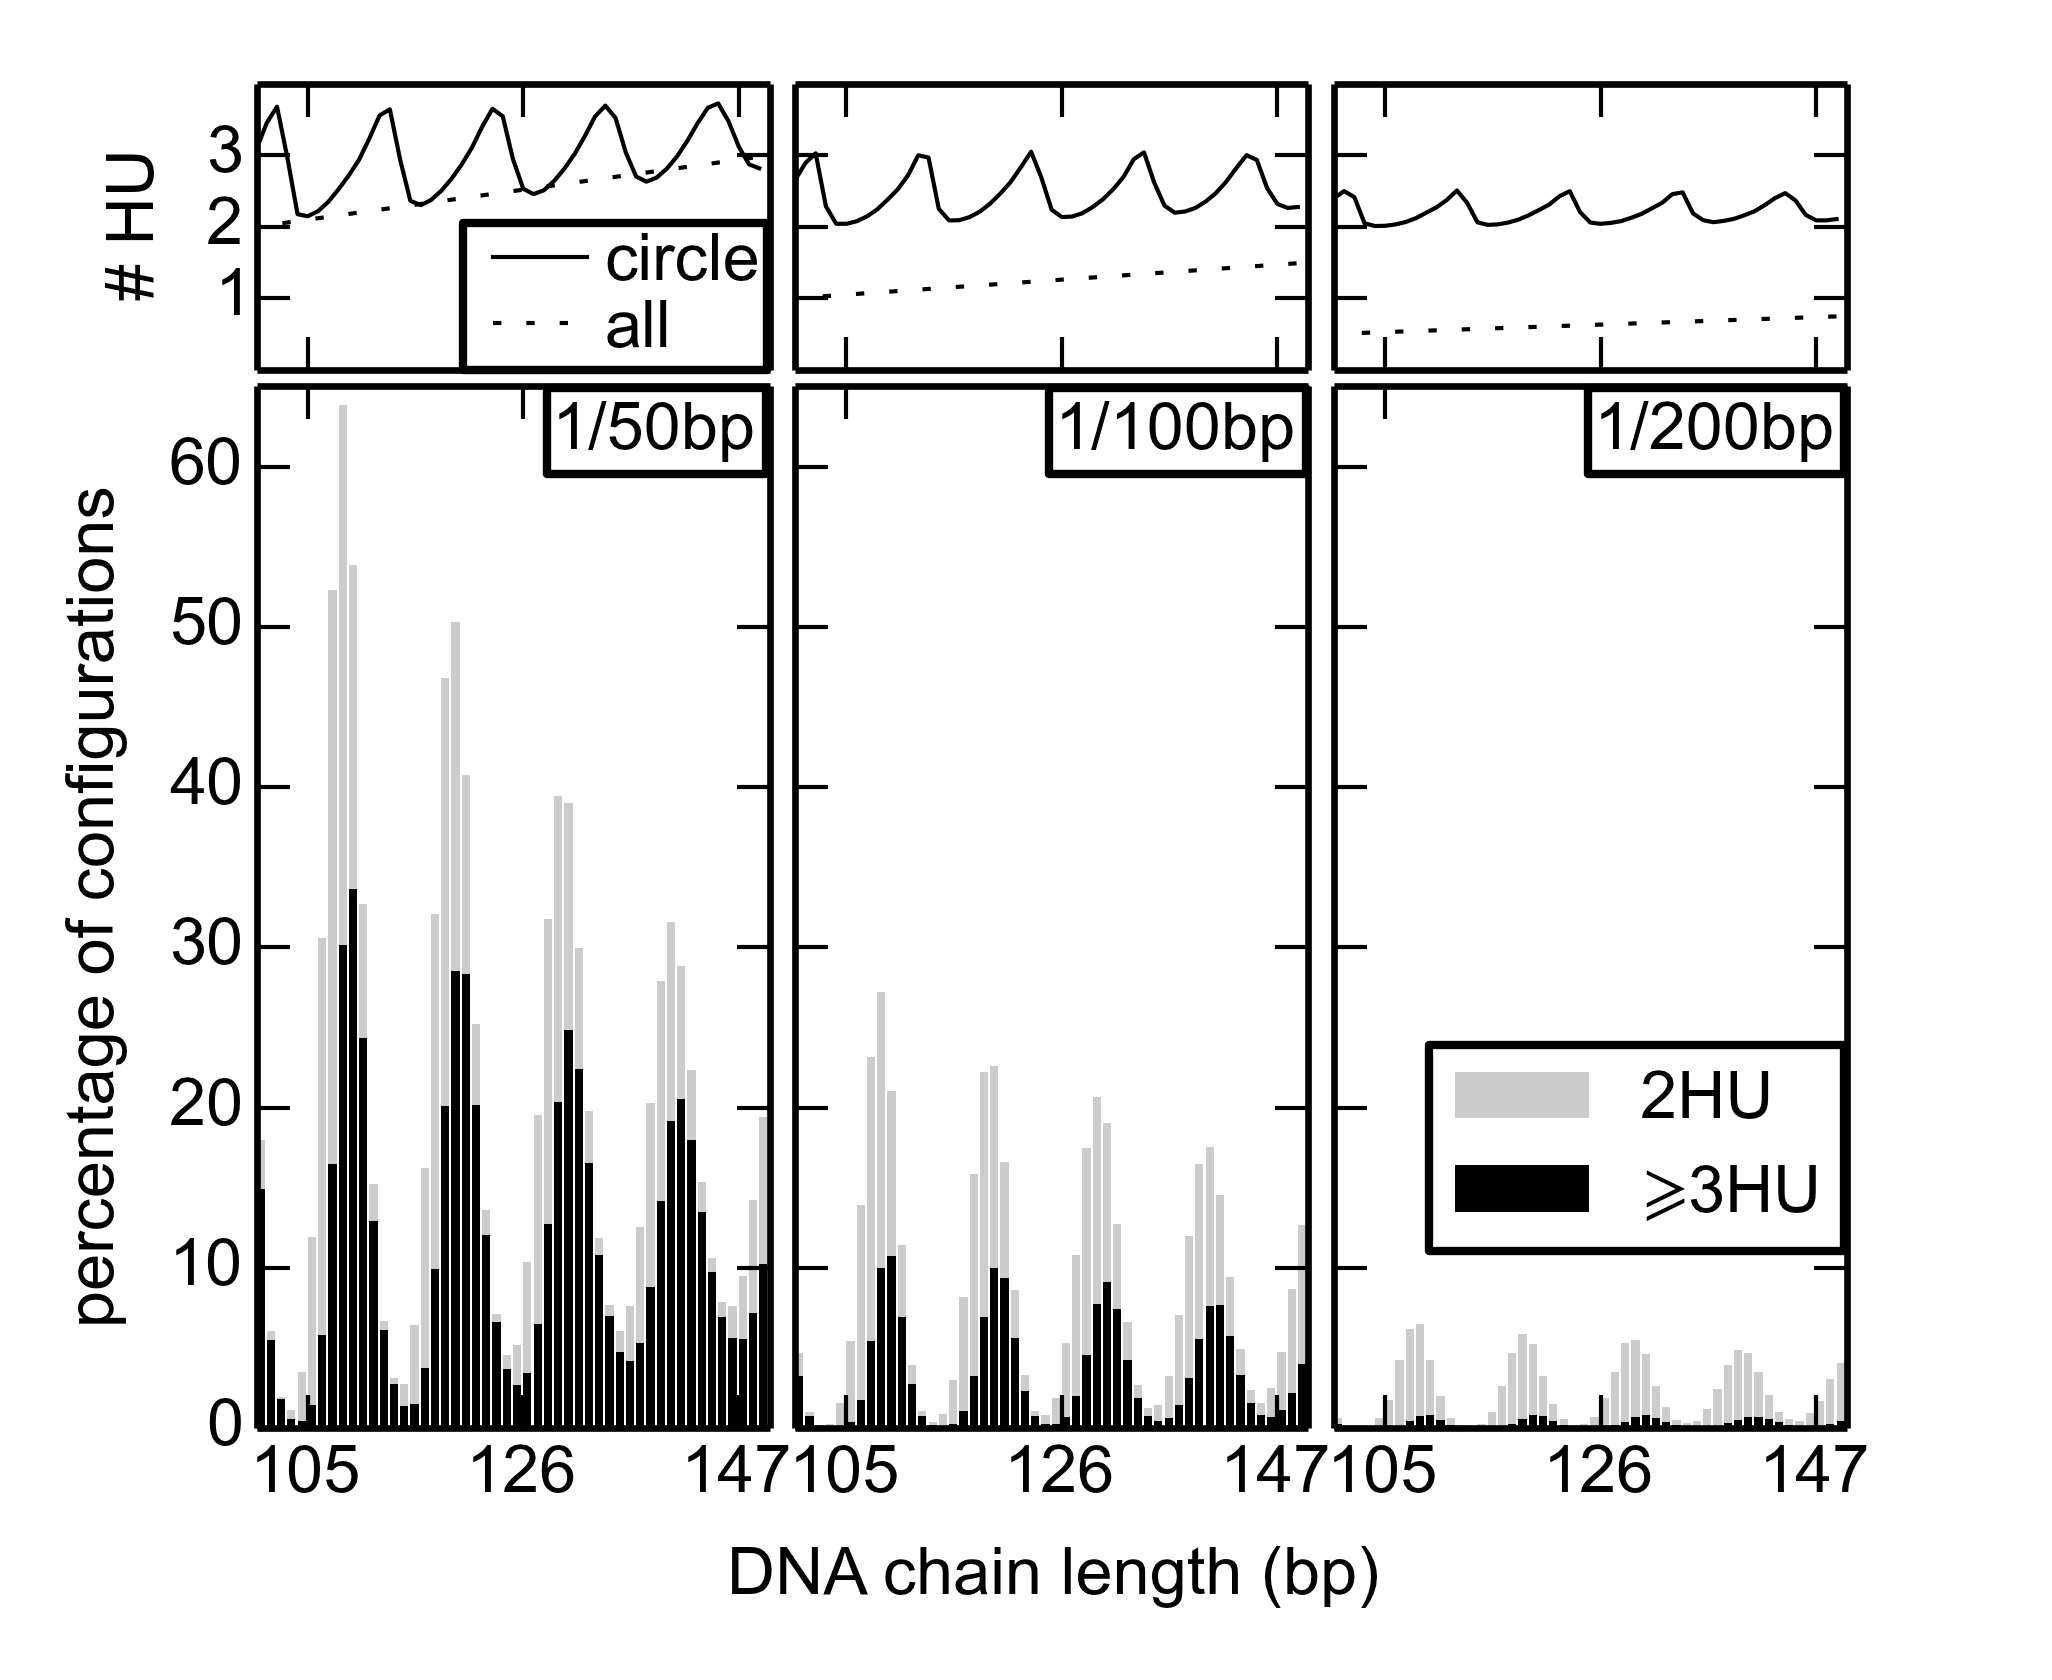

Write Python code to recreate this figure.
import numpy as np
import pandas as pd
import csv
from matplotlib.pyplot import *
import matplotlib.colors as colors
import matplotlib.gridspec as gridspec

fig=figure(figsize=(3.42,2.8),dpi=600) #is in control
#fig={'figsize':(3.42,5),'dpi':600} #is not in control
font = {'family':'Arial','weight':'normal','size':7} #family is in control for axis labels, size is in control for tick labels only
rc('font', **font)
#rc('figure',**fig)
gs1 = gridspec.GridSpec(1,3)
gs1.update(top=0.95,bottom=0.78, wspace=0.05)
ax1=subplot(gs1[:,0])
ax2=subplot(gs1[:,1])
ax3=subplot(gs1[:,2])
gs2 = gridspec.GridSpec(1,3)
gs2.update(top=0.77,bottom=0.15, wspace=0.05)
bx1=subplot(gs2[:,0])
bx2=subplot(gs2[:,1])
bx3=subplot(gs2[:,2])


rcParams.update({'font.size': 8,
			     'backend': 'pdf',
			     'axes.labelsize':  8,
			     'text.fontsize':   8,
			     'legend.fontsize': 8,
			     'xtick.labelsize': 8,
			     'ytick.major.pad': 2,
			     'xtick.major.pad': 2,
			     'ytick.labelsize': 8,
'axes.linewidth': .8,
			     'lines.linewidth': .1,
			     'mathtext.fontset': 'custom',
			     'mathtext.default': "regular",
			     'mathtext.rm': "Arial",
			     'mathtext.it': "Arial:italic",
			     'font.sans-serif': "Arial",
			     'font.family': "Arial",
			     'font.style': 'normal',
			     'text.usetex': False,
			     'savefig.dpi': 600,
			     'figure.dpi': 600})

filename1="C:\Users\honey66clover\Desktop\Weijuan\DNA\HU\sample pictures2\s3\protein_bound_probabilities_1per50_80-149.dat" 
df1=pd.read_table(filename1,sep='\t')
#print df
df1['<HU>'] = df1['1HU'] + 2*df1['2HU']+3*df1['3HU']+4*df1['4HU']+5*df1['5HU']+6*df1['6HU']+7*df1['7HU']+8*df1['8HU']
df1['1HU/50']=df1['N(bp)']/float(50)
#print df['<HU>']
#print df['1HU/50']
x=df1['N(bp)']
#print x
p1,=ax1.plot(x,df1['<HU>'],'k',linewidth=0.5)
p2,=ax1.plot(x,df1['1HU/50'],'k:',linewidth=0.5)
#ax1.set_title('numbers of HU proteins',fontsize=8)
#ax1.legend([p1,p2],["<HU>","1HU/50"],loc=4,fontsize=8)


filename="C:\Users\honey66clover\Desktop\Weijuan\DNA\HU\sample pictures2\s3\protein_bound_probabilities_1per50_80-149_weighted_by_J_factor.csv" 
df=pd.read_table(filename,sep=',')
#print df
x=df['N(bp)']
HU2=df['2HUconfig']/float(10000)
HU3=df['3HUconfig']/float(10000)
HU4=df['4HUconfig']/float(10000)

p2=bx1.bar(x,HU2,color='0.8',bottom=HU3+HU4,linewidth=0)
p3=bx1.bar(x,HU3,color='0.',bottom=HU4,linewidth=0)
p4=bx1.bar(x,HU4,color='0.',linewidth=0)


#ax2.set_xlabel('chain length',fontsize=8)
#ax2.set_title('numbers of configurations for 1HU/50bp',fontsize=8)
#ax2.legend((p2[0],p3[0],p4[0]),('2HU','3HU','4HU'),fontsize=8)


#2#############################################
filename1="C:\Users\honey66clover\Desktop\Weijuan\DNA\HU\sample pictures2\s3\protein_bound_probabilities_1per100_80-149.dat" 
df1=pd.read_table(filename1,sep='\t')
#print df
df1['<HU>'] = df1['1HU'] + 2*df1['2HU']+3*df1['3HU']+4*df1['4HU']+5*df1['5HU']+6*df1['6HU']+7*df1['7HU']+8*df1['8HU']
df1['1HU/100']=df1['N(bp)']/float(100)
#print df['<HU>']
#print df['1HU/100']
x=df1['N(bp)']
#print x
p1,=ax2.plot(x,df1['<HU>'],'k',linewidth=0.5)
p2,=ax2.plot(x,df1['1HU/100'],'k:',linewidth=0.5)
#ax1.set_title('numbers of HU proteins')
#ax1.legend([p1,p2],["<HU>","1HU/100"],loc=4)
ax1.legend([p1,p2],["circle","all"],bbox_to_anchor=(1.06, 0.63),fontsize=8,borderpad=0.15,handletextpad=0.,labelspacing=0.1,columnspacing=0.2)

filename="C:\Users\honey66clover\Desktop\Weijuan\DNA\HU\sample pictures2\s3\protein_bound_probabilities_1per100_80-149_weighted_by_J_factor.csv" 
df=pd.read_table(filename,sep=',')
#print df
x=df['N(bp)']
HU2=df['2HUconfig']/float(10000)
HU3=df['3HUconfig']/float(10000)
HU4=df['4HUconfig']/float(10000)

p2=bx2.bar(x,HU2,color='0.8',bottom=HU3+HU4,linewidth=0)
p3=bx2.bar(x,HU3,color='0.',bottom=HU4,linewidth=0)
p4=bx2.bar(x,HU4,color='0.',linewidth=0)


#ax2.set_xlabel('chain length')
#ax2.set_title('numbers of configurations for 1HU/100bp')
#ax2.legend((p2[0],p3[0],p4[0]),('2HU','3HU','4HU'))

#3#########################################################################
filename1="C:\Users\honey66clover\Desktop\Weijuan\DNA\HU\sample pictures2\s3\protein_bound_probabilities_1per200_80-149.dat" 
df1=pd.read_table(filename1,sep=',')
#print df
df1['<HU>'] = df1['1HU'] + 2*df1['2HU']+3*df1['3HU']+4*df1['4HU']+5*df1['5HU']+6*df1['6HU']+7*df1['7HU']+8*df1['8HU']
df1['1HU/200']=df1['N(bp)']/float(200)
#print df['<HU>']
#print df['1HU/200']
x=df1['N(bp)']
#print x
p1,=ax3.plot(x,df1['<HU>'],'k',linewidth=0.5)
p2,=ax3.plot(x,df1['1HU/200'],'k:',linewidth=0.5)
#ax1.set_title('numbers of HU proteins')
#ax1.legend([p1,p2],["<HU>","1HU/200"],loc=4)


filename="C:\Users\honey66clover\Desktop\Weijuan\DNA\HU\sample pictures2\s3\protein_bound_probabilities_1per200_80-149_weighted_by_J_factor.csv" 
df=pd.read_table(filename,sep=',')
#print df
x=df['N(bp)']
HU2=df['2HUconfig']/float(10000)
HU3=df['3HUconfig']/float(10000)
HU4=df['4HUconfig']/float(10000)

p2=bx3.bar(x,HU2,color='0.8',bottom=HU3+HU4,linewidth=0)
p3=bx3.bar(x,HU3,color='0.',bottom=HU4,linewidth=0)
p4=bx3.bar(x,HU4,color='0.',linewidth=0)
bx3.legend((p2[0],p3[0]),('2HU',r'$\mathregular{\geqslant}$'+'3HU','4HU'),bbox_to_anchor=(1.06, 0.4),fontsize=8)

#ax2.set_xlabel('chain length')
#ax2.set_title('numbers of configurations for 1HU/200bp')
#ax2.legend((p2[0],p3[0],p4[0]),('2HU','3HU','4HU'))
for i in [ax1,ax2,ax3,bx1,bx2,bx3]:
    i.set_xlim((100,150))
    i.set_xticks([105, 126, 147])
for i in [bx1,bx2,bx3]:
    i.set_ylim((0,65))
for i in [ax1,ax2,ax3]:
    i.set_ylim((0,4))
    i.set_yticks([1,2,3])
bx1.text(129.5, 61.1,'1/50bp',bbox={'facecolor':'white', 'alpha':1., 'pad':3},fontsize=8)
bx2.text(126, 61.1,'1/100bp',bbox={'facecolor':'white', 'alpha':1., 'pad':3},fontsize=8)
bx3.text(126, 61.1,'1/200bp',bbox={'facecolor':'white', 'alpha':1., 'pad':3},fontsize=8)
ax1.set_ylabel('# HU',fontsize=8) #could be controlled by rc.font
#bx1.set_ylabel('# configurations'+r'$\mathregular{\times 10^4}$',fontsize=8)
bx1.set_ylabel('percentage of configurations',fontsize=8)
bx2.set_xlabel('DNA chain length (bp)',fontsize=8)
setp(ax1.get_xticklabels()+ax2.get_xticklabels()+ax3.get_xticklabels()+ax2.get_yticklabels()+ax3.get_yticklabels()+bx2.get_yticklabels()+bx3.get_yticklabels(),visible=False)
savefig('C:\Users\honey66clover\Desktop\Weijuan\DNA\HU\sample pictures2\s3\s3.1.png',dpi=600)